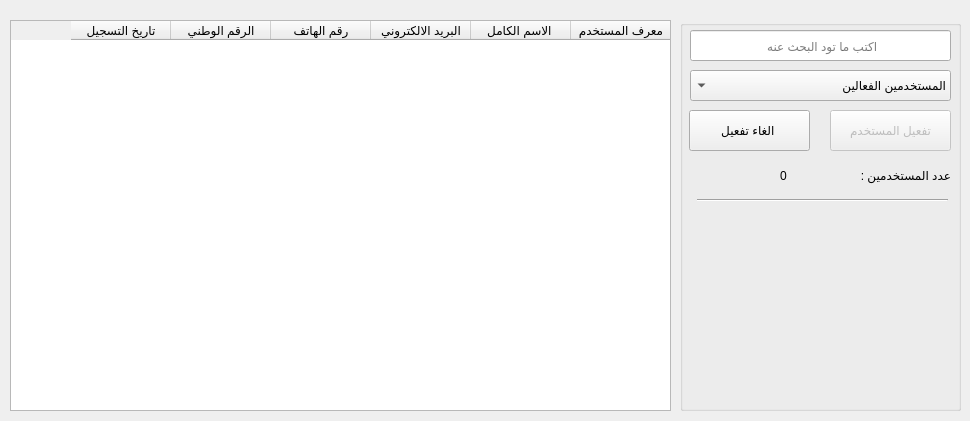
<?xml version="1.0" encoding="UTF-8"?>
<ui version="4.0">
 <class>viewUsers</class>
 <widget class="QWidget" name="viewUsers">
  <property name="windowModality">
   <enum>Qt::ApplicationModal</enum>
  </property>
  <property name="geometry">
   <rect>
    <x>0</x>
    <y>0</y>
    <width>970</width>
    <height>421</height>
   </rect>
  </property>
  <property name="windowTitle">
   <string>عرض المستخدمين</string>
  </property>
  <property name="windowIcon">
   <iconset resource="../pathIcon.qrc">
    <normaloff>:/images/viewUsers.png</normaloff>:/images/viewUsers.png</iconset>
  </property>
  <property name="layoutDirection">
   <enum>Qt::RightToLeft</enum>
  </property>
  <property name="styleSheet">
   <string notr="true"/>
  </property>
  <property name="locale">
   <locale language="Arabic" country="SaudiArabia"/>
  </property>
  <widget class="QTableWidget" name="tableViewUsers">
   <property name="geometry">
    <rect>
     <x>10</x>
     <y>20</y>
     <width>661</width>
     <height>391</height>
    </rect>
   </property>
   <column>
    <property name="text">
     <string>معرف المستخدم</string>
    </property>
   </column>
   <column>
    <property name="text">
     <string>الاسم الكامل </string>
    </property>
   </column>
   <column>
    <property name="text">
     <string>البريد الالكتروني</string>
    </property>
   </column>
   <column>
    <property name="text">
     <string>رقم الهاتف</string>
    </property>
   </column>
   <column>
    <property name="text">
     <string>الرقم الوطني</string>
    </property>
   </column>
   <column>
    <property name="text">
     <string>تاريخ التسجيل</string>
    </property>
   </column>
  </widget>
  <widget class="QGroupBox" name="groupBox">
   <property name="geometry">
    <rect>
     <x>680</x>
     <y>20</y>
     <width>281</width>
     <height>391</height>
    </rect>
   </property>
   <property name="title">
    <string/>
   </property>
   <widget class="QLabel" name="NumberUser">
    <property name="geometry">
     <rect>
      <x>58</x>
      <y>140</y>
      <width>91</width>
      <height>31</height>
     </rect>
    </property>
    <property name="text">
     <string>0</string>
    </property>
    <property name="alignment">
     <set>Qt::AlignCenter</set>
    </property>
   </widget>
   <widget class="QPushButton" name="btnActiveUser">
    <property name="enabled">
     <bool>false</bool>
    </property>
    <property name="geometry">
     <rect>
      <x>150</x>
      <y>90</y>
      <width>121</width>
      <height>41</height>
     </rect>
    </property>
    <property name="text">
     <string>تفعيل المستخدم</string>
    </property>
   </widget>
   <widget class="QLineEdit" name="textSearch">
    <property name="geometry">
     <rect>
      <x>10</x>
      <y>10</y>
      <width>261</width>
      <height>31</height>
     </rect>
    </property>
    <property name="alignment">
     <set>Qt::AlignCenter</set>
    </property>
    <property name="placeholderText">
     <string>اكتب ما تود البحث عنه </string>
    </property>
   </widget>
   <widget class="QLabel" name="labShowImagesUser">
    <property name="geometry">
     <rect>
      <x>10</x>
      <y>187</y>
      <width>261</width>
      <height>191</height>
     </rect>
    </property>
    <property name="text">
     <string/>
    </property>
    <property name="pixmap">
     <pixmap resource="../pathIcon.qrc">:/images/users.png</pixmap>
    </property>
    <property name="scaledContents">
     <bool>true</bool>
    </property>
   </widget>
   <widget class="QComboBox" name="comboBoxActive">
    <property name="geometry">
     <rect>
      <x>10</x>
      <y>50</y>
      <width>261</width>
      <height>31</height>
     </rect>
    </property>
    <item>
     <property name="text">
      <string>المستخدمين الفعالين</string>
     </property>
    </item>
    <item>
     <property name="text">
      <string>المستخدمين الغير فعالين</string>
     </property>
    </item>
   </widget>
   <widget class="QLabel" name="label">
    <property name="geometry">
     <rect>
      <x>150</x>
      <y>140</y>
      <width>121</width>
      <height>31</height>
     </rect>
    </property>
    <property name="text">
     <string>عدد المستخدمين :</string>
    </property>
   </widget>
   <widget class="QPushButton" name="btnNotActiveUser">
    <property name="geometry">
     <rect>
      <x>9</x>
      <y>90</y>
      <width>121</width>
      <height>41</height>
     </rect>
    </property>
    <property name="text">
     <string>الغاء تفعيل </string>
    </property>
   </widget>
   <widget class="Line" name="line">
    <property name="geometry">
     <rect>
      <x>17</x>
      <y>170</y>
      <width>251</width>
      <height>20</height>
     </rect>
    </property>
    <property name="orientation">
     <enum>Qt::Horizontal</enum>
    </property>
   </widget>
  </widget>
 </widget>
 <resources>
  <include location="../pathIcon.qrc"/>
 </resources>
 <connections/>
</ui>
